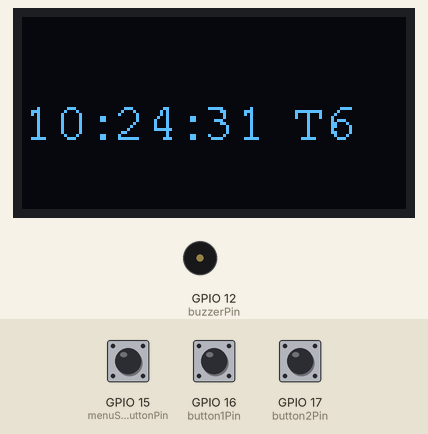
The sketch below on a simulated ESP32. Shown: 128×64 one-colour display, buzzer (waves = sounding). The inputs (shaded band) are chosen by the test bench; at power-on: GPIO 15 (menuSelectButtonPin) HIGH, GPIO 17 (button2Pin) HIGH, GPIO 16 (button1Pin) HIGH. The local clock reads 2024-03-15 10:24:30 at power-on unless the sketch sets it; EEPROM starts erased; what the sketch prints to the serial monitor is not drawn. At 25.8 s the program puts the board to deep sleep or switches it off; the recording ends there.

Above: at 1.3 s.
1.4 s: GPIO 15 (menuSelectButtonPin) pulled LOW for 0.15 s
At 2.5 s:
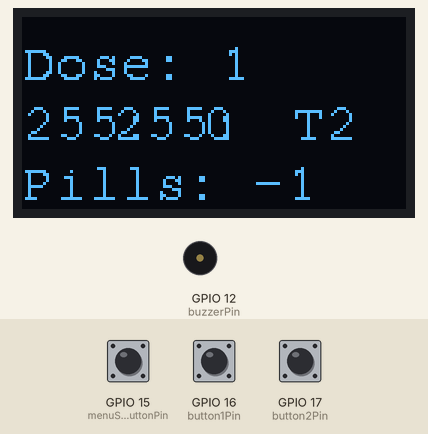
3.0 s: GPIO 17 (button2Pin) pulled LOW for 1 s
At 3.47 s:
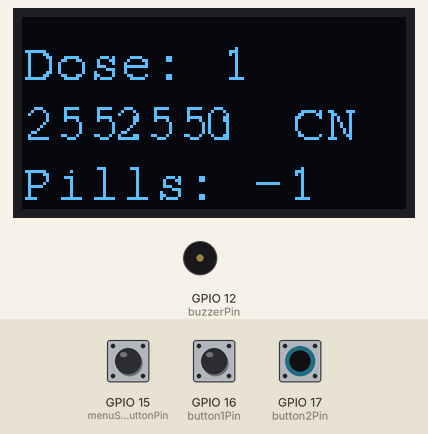
5.5 s: GPIO 16 (button1Pin) pulled LOW for 0.15 s
At 7.4 s:
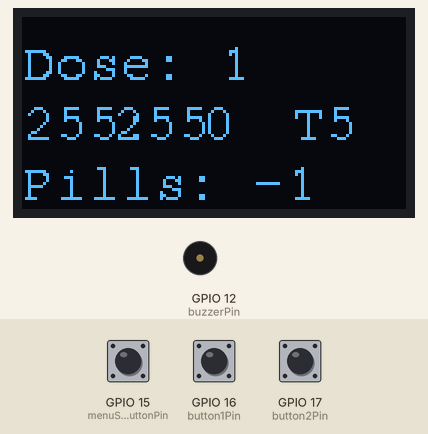
7.5 s: GPIO 15 (menuSelectButtonPin) pulled LOW for 1 s
At 9.9 s:
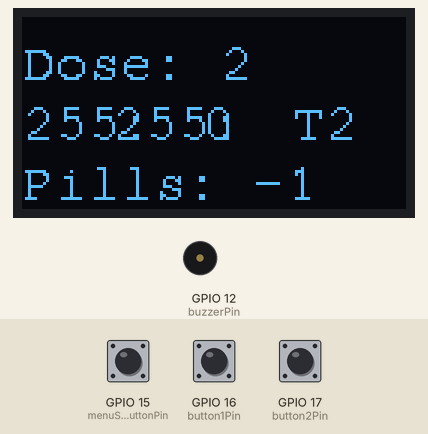
10.0 s: GPIO 16 (button1Pin) pulled LOW for 1 s
At 10.74 s:
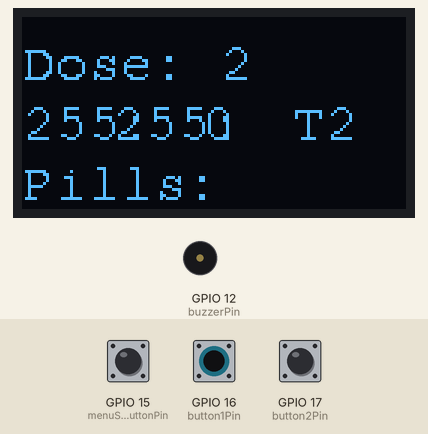
12.5 s: GPIO 17 (button2Pin) pulled LOW for 3.2 s
At 16.4 s:
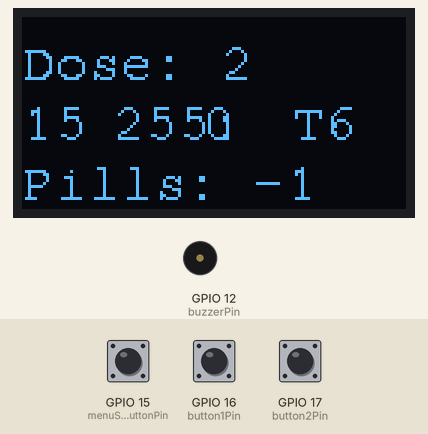
Timing chart, 0 to 17.9 s (numbered marks = the images above; inputs shaded):
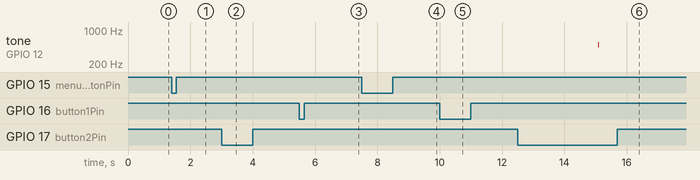

Measured:
- after the input at 1.4 s, the display: changes after 0.08 s (image 1)
- after the input at 3.0 s, the display: first changes after 0.08 s (image 2 shows a later state)
- after the input at 5.5 s, the display: changes after 0.55 s (image 3)
- after the input at 7.5 s, the display: changes after 0.08 s (image 4)
- after the input at 10.0 s, the display: first changes after 0.40 s (image 5 shows a later state)
- after the input at 12.5 s, tone on GPIO 12 (buzzerPin): silent → 500 Hz after 2.6 s, → silent 0.01 s later

The sketch:

watch.ino
```cpp
#include <Wire.h>
#include <EEPROM.h>
//#include "ESP8266WiFi.h"
#include <RTClib.h>
#include <Adafruit_GFX.h>
#include <Adafruit_SSD1306.h>
#include <Fonts/FreeMonoBold12pt7b.h>
#include <Fonts/FreeMono9pt7b.h>
#define OLED_ADDRESS 0x3C
Adafruit_SSD1306 display(128, 64, &Wire, -1);
#define menuSelectButtonPin 15
#define button1Pin 16
#define button2Pin 17

#define EEPROM_ALARM_0_ADDRESS 0
#define EEPROM_ALARM_1_ADDRESS (EEPROM_ALARM_0_ADDRESS + sizeof(Alarm))
#define EEPROM_ALARM_2_ADDRESS (EEPROM_ALARM_1_ADDRESS + sizeof(Alarm))

#define buzzerPin 12
bool buzzerOn = false;
RTC_DS1307 rtc;

unsigned long lastMenuPressTime = 0;
unsigned long debounceDelay = 50;
unsigned long lastDebounceTime = 0;
unsigned long lastBuzzTime = 0;
int lastButtonState = HIGH;

int menu = 0;
int order = 0;
int cabinet = 1;
int pills = 0;
bool settingMode0 = false;
bool settingMode1 = false;
bool settingMode2 = false;
bool isPaused = false;
bool isPaused5m = false;
bool isPaused30m = false;
bool isStopped = false;
DateTime now;
DateTime alarmTime0;
DateTime alarmTime1;
DateTime alarmTime2;
/*const char *ssid = "Chưa có";
const char *password = "Chưa có";
const char *serverIp = "192.168.1.1 - 192.168.1.255, tùy";
const int serverPort = 80;*/
struct Alarm {
  int day;
  int hour;
  int minute;
  int pills;
};
Alarm alarmEEPROM0;
Alarm alarmEEPROM1;
Alarm alarmEEPROM2;
void readAlarmsFromEEPROM() {
  EEPROM.get(EEPROM_ALARM_0_ADDRESS, alarmEEPROM0);
  EEPROM.get(EEPROM_ALARM_1_ADDRESS, alarmEEPROM1);
  EEPROM.get(EEPROM_ALARM_2_ADDRESS, alarmEEPROM2);
}
void writeAlarmToEEPROM(const Alarm& alarm, uint16_t address) {
  EEPROM.put(address, alarm);
}
void setup() {
  pinMode(menuSelectButtonPin, INPUT_PULLUP);
  pinMode(button1Pin, INPUT_PULLUP);
  pinMode(button2Pin, INPUT_PULLUP);
  pinMode(buzzerPin, OUTPUT);
  Serial.begin(9600);
  Wire.begin();
  rtc.begin();
  //WiFi.begin(ssid, password);
  delay(100);
  display.begin(SSD1306_SWITCHCAPVCC, OLED_ADDRESS);
  display.clearDisplay();
  display.setTextColor(WHITE);
  display.setRotation(0);
  display.setTextWrap(false);
  display.dim(0);
  display.setCursor(0, 0);
  display.println(F("Hello <333"));
  display.display();

  if (!rtc.begin()) {
    Serial.println("Không thấy RTC!");
    display.setCursor(0, 50);
    display.println(F("not rtc"));
    display.display();
    while(1);
  }

  if (!rtc.isrunning()) {
    Serial.println("RTC không chạy!");
    rtc.adjust(DateTime(F(__DATE__), F(__TIME__)));
  }
  Serial.println("RTC Ok!");
  /*while (WiFi.status() != WL_CONNECTED) {
    delay(1000);
    Serial.println("Đang kết nối vào mạng WiFi...");
  }

  Serial.println("Kết nối thành công!");
  Serial.println("Kết nối đến server...");
  WiFiClient client;
  if (client.connect(serverIp, serverPort)) {
    Serial.println("Kết nối thành công đến server!");
  } else {
    Serial.println("Kết nối thất bại đến server!");
  }*/
  readAlarmsFromEEPROM();
  alarmTime0 = DateTime(0, 0, alarmEEPROM0.day, alarmEEPROM0.hour, alarmEEPROM0.minute, 0);
  alarmTime1 = DateTime(0, 0, alarmEEPROM1.day, alarmEEPROM1.hour, alarmEEPROM1.minute, 0);
  alarmTime2 = DateTime(0, 0, alarmEEPROM2.day, alarmEEPROM2.hour, alarmEEPROM2.minute, 0);
}

void loop() {
  int menuSelectButtonState = digitalRead(menuSelectButtonPin);
  int button1State = digitalRead(button1Pin);
  int button2State = digitalRead(button2Pin);
  now = rtc.now();
  pressDetectMenu();
  menuSelect();
  if (settingMode0) {
    pillsTakingSetting(alarmEEPROM0, alarmTime0, settingMode0);
  }
  if (settingMode1) {
    pillsTakingSetting(alarmEEPROM1, alarmTime1, settingMode1);
  }
  if (settingMode2) {
    pillsTakingSetting(alarmEEPROM2, alarmTime2, settingMode2);
  }
  alarmCheck(alarmTime0);
  alarmCheck(alarmTime1);
  alarmCheck(alarmTime2);
  if(buzzerOn)
  {
    while(!isPaused && !isStopped)
    {
    buzzer();
    }

      buzzerOn = false;
      noTone(buzzerPin);

      Serial.println("Buzzer Off");
  }
  Serial.println(alarmEEPROM0.day);
  if(isPaused)
  {
    if (isPaused5m && millis() - lastMenuPressTime >= 5 * 60 * 1000) {
      isPaused = false;
      buzzerOn = true;

  }
  if (isPaused30m && millis() - lastMenuPressTime >= 30 * 60 * 1000) {
      isPaused = false;
      buzzerOn = true;

  }

}
goToSleep();
}
bool pressDetectMenu() {
  int menuButtonState = digitalRead(menuSelectButtonPin);

  if (pressDetect(menuButtonState)) {
    delay(50);
    menu = (menu + 1) % 4;
    settingMode0 = (menu == 1);
    settingMode1 = (menu == 2);
    settingMode2 = (menu == 3);
    Serial.println("Menu pressed");

    return true;
  }
  return false;
}
void menuSelect() {
  switch(menu) {
    case 0:
      timeDisplay();
      break;
    case 1:

    display.clearDisplay();

    display.setCursor(0, 20);
    display.println("Dose: " + String(menu));
    pillsTakingSetting(alarmEEPROM0, alarmTime0, settingMode0);
    writeAlarmToEEPROM(alarmEEPROM0, EEPROM_ALARM_0_ADDRESS);
    EEPROM.commit();
      break;
    case 2:
      display.clearDisplay();

    display.setCursor(0, 20);
    display.println("Dose: " + String(menu));
    pillsTakingSetting(alarmEEPROM1, alarmTime1, settingMode1);
    writeAlarmToEEPROM(alarmEEPROM1, EEPROM_ALARM_1_ADDRESS);
      break;
    case 3:
      display.clearDisplay();

    display.setCursor(0, 20);
    display.println("Dose: " + String(menu));
    pillsTakingSetting(alarmEEPROM2, alarmTime2, settingMode2);
    writeAlarmToEEPROM(alarmEEPROM2, EEPROM_ALARM_2_ADDRESS);
      break;
  }
}

void timeDisplay() {
  display.clearDisplay();
  printDateTime(now);
}
void alarmCheck(DateTime &alarmTime)
{
  int hourDiff = alarmTime.hour() - now.hour();
  int minuteDiff = 60 - now.minute();
  int secondDiff = 60 - now.second();
  if (now.hour() >= alarmTime.hour()) {
    hourDiff += 24;
  }
  if (alarmTime.dayOfTheWeek() == now.dayOfTheWeek() && hourDiff < 4 && minuteDiff < 60 && !isStopped ) {

    buzzerOn = true;

  }
}

void alarmChoice()
{
  int menuSelectButtonState = digitalRead(menuSelectButtonPin);
  int button1State = digitalRead(button1Pin);
  int button2State = digitalRead(button2Pin);
  if(pressDetect(button1State))
  {
    isPaused = true;
    isPaused5m = true;
    buzzerOn = false;
    lastMenuPressTime = millis();
    Serial.println("is Paused 5m");
  }
  if(pressDetect(button2State))
  {
    isPaused = true;
    isPaused30m = true;
    buzzerOn = false;
    Serial.println("is Paused 30m");
  }
  if(pressDetect(menuSelectButtonState))
  {
    isStopped = true;
    buzzerOn = false;
    Serial.println("is Stopped");
  }
}
void buzzer()
{

    if (millis() - lastBuzzTime >= 1000)
    {
    tone(buzzerPin, 500);
    delay(10);

    lastBuzzTime = millis();
    }
    noTone(buzzerPin);
    display.clearDisplay();
    display.setCursor(15, 10);
    display.println("Take pills");
    display.setCursor(5, 30);
    display.println("1.Stop");
    display.setCursor(5, 45);
    display.println("2.Pause 5m");
    display.setCursor(5, 60);
    display.println("3.Pause 30m");
    alarmChoice();

    display.display();


}


void pillsTakingSetting(Alarm &alarmEEPROM, DateTime &alarm, bool &settingMode) {
  int menuSelectButtonState = digitalRead(menuSelectButtonPin);
  int button1State = digitalRead(button1Pin);
  int button2State = digitalRead(button2Pin);
  if (pressDetect(button1State))
  {
    order = (order + 1) % 4;
    delay(50);
    Serial.println("button1 pressed");
  }
  switch(order) {
    case 0:
      if (pressDetect(button2State))
      {
        delay(50);
        Serial.println("button2 pressed");
        alarm = DateTime(alarm.year(), alarm.month(), alarm.day() + 1, alarm.hour(), alarm.minute(), alarm.second());
        alarmEEPROM.day = alarm.day();

      }
      break;
    case 1:
      if (pressDetect(button2State))
      {
        delay(50);
        Serial.println("button2 pressed");
        alarm = DateTime(alarm.year(), alarm.month(), alarm.day(), (alarm.hour() + 1) % 24, alarm.minute(), alarm.second());
        alarmEEPROM.hour = alarm.hour();
      }
      break;
    case 2:
      if (pressDetect(button2State))
      {
        delay(50);
        alarm = DateTime(alarm.year(), alarm.month(), alarm.day(), alarm.hour(), (alarm.minute() + 1) % 60, alarm.second());
        alarmEEPROM.minute = alarm.minute();
      }
      break;
    case 3:

      if (pressDetect(button2State))
      {
        alarmEEPROM.pills =(alarmEEPROM.pills + 1) % 10;
      }
      break;

  }


  display.setCursor(0, 60);
  if (order == 3) {
    if (millis() % 1000 < 500) {
      display.print("Pills: ");
      display.print(alarmEEPROM.pills);
    } else {
      display.print("Pills: ");
      display.print(' ');
    }
  } else {
    display.println("Pills: " + String(alarmEEPROM.pills));
  }
  printDateAlarm(alarm, order);

  if (pressDetect(menuSelectButtonState)) {
    settingMode = false;
  }
}

void printDateAlarm(DateTime dt, int i) {
  display.setFont(&FreeMono9pt7b);
  display.setTextSize(0);
  display.setCursor(0, 40);

  if (i == 1) {
    // Nếu i bằng 1, thì hiển thị giờ với hiệu ứng nhấp nháy
    display.print(dt.hour());
    if (millis() % 1000 < 500) {
      display.print(' ');
    } else {
      display.print(':');
    }
    display.setCursor(30, 40);
    display.print(dt.minute());
    display.print(':');
    display.setCursor(60, 40);
    display.print(dt.second());
    display.setCursor(90, 40);

    switch (dt.dayOfTheWeek()) {
      case 0:
        display.println("CN");
        break;
      case 1:
        display.println("T2");
        break;
      case 2:
        display.println("T3");
        break;
      case 3:
        display.println("T4");
        break;
      case 4:
        display.println("T5");
        break;
      case 5:
        display.println("T6");
        break;
      case 6:
        display.println("T7");
        break;
    }
  } else if (i == 2) {
    // Nếu i bằng 2, thì hiển thị phút với hiệu ứng nhấp nháy
    display.print(dt.hour());
    display.print(':');
    display.setCursor(30, 40); // Đặt vị trí cho hiển thị phút
    if (millis() % 1000 < 500) {
      display.print(dt.minute());
      display.print(' ');
    } else {
      display.print(dt.minute());
      display.print(':');
    }
    display.setCursor(60, 40);
    display.print(dt.second());
    display.setCursor(90, 40);

    switch (dt.dayOfTheWeek()) {
      case 0:
        display.println("CN");
        break;
      case 1:
        display.println("T2");
        break;
      case 2:
        display.println("T3");
        break;
      case 3:
        display.println("T4");
        break;
      case 4:
        display.println("T5");
        break;
      case 5:
        display.println("T6");
        break;
      case 6:
        display.println("T7");
        break;
    }
  } else {
    display.print(dt.hour());
    display.print(':');
    display.setCursor(30, 40);
    display.print(dt.minute());
    display.print(':');
    display.setCursor(60, 40);
    display.print(dt.second());
    display.setCursor(90, 40);

    switch (dt.dayOfTheWeek()) {
      case 0:
        display.println("CN");
        break;
      case 1:
        display.println("T2");
        break;
      case 2:
        display.println("T3");
        break;
      case 3:
        display.println("T4");
        break;
      case 4:
        display.println("T5");
        break;
      case 5:
        display.println("T6");
        break;
      case 6:
        display.println("T7");
        break;
    }
    display.println();
    display.display();
  }
  display.println();
  display.display();

}


void printDateTime(DateTime dt) {

  display.setFont(&FreeMono9pt7b);
  display.setTextSize(0);
  display.setCursor(0, 40);
  display.print(dt.hour());
  display.print(':');
  display.setCursor(30, 40);
  display.print(dt.minute());
  display.print(':');
  display.setCursor(60, 40);
  display.print(dt.second());
  display.setCursor(90, 40);

  switch (dt.dayOfTheWeek()) {
    case 0:
      display.println("CN");
      break;
    case 1:
      display.println("T2");
      break;
    case 2:
      display.println("T3");
      break;
    case 3:
      display.println("T4");
      break;
    case 4:
      display.println("T5");
      break;
    case 5:
      display.println("T6");
      break;
    case 6:
      display.println("T7");
      break;
  }
  display.println();
  display.display();
}

bool pressDetect(int button) {
  if (button != lastButtonState && millis() - lastDebounceTime > debounceDelay) {
    lastDebounceTime = millis();
    lastButtonState = button;
    if (button == LOW) {
    Serial.println("pressed");
    return true;
    }
  }
  return false;
}
void goToSleep()
{
  int menuSelectButtonState = digitalRead(menuSelectButtonPin);
  int button1State = digitalRead(button1Pin);
  int button2State = digitalRead(button2Pin);
  static unsigned long startSleep;
  static bool anyButtonPressed = false;


  if (button1State == LOW || button2State == LOW || menuSelectButtonState == LOW)
  {
    Serial.println(startSleep);
    startSleep = millis();
    anyButtonPressed = true;
  }
  else
  {

    anyButtonPressed = false;

  }


  if (!anyButtonPressed && !buzzerOn && millis() - startSleep > 10000)
  {
    Serial.println("Get a nap");
    display.ssd1306_command(SSD1306_DISPLAYOFF);
    delay(100);
    ESP.deepSleep(0);
  }

}
```
